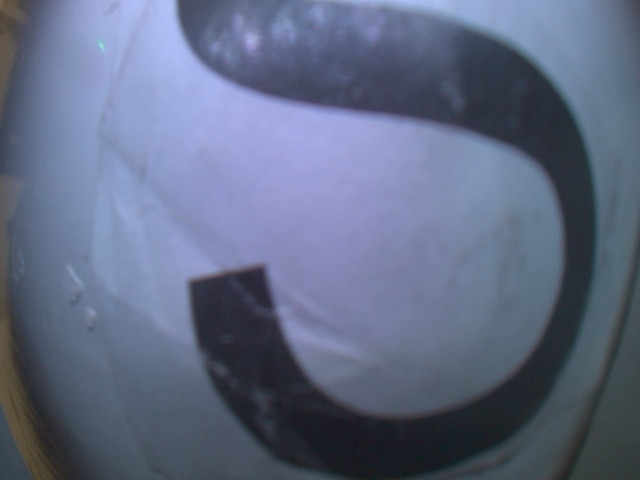
#> input picture maze/com/S/foto_026.jpg, 640 x 480 px, found by its file name; its folder holds only this picture in this run
$ python contoursConverter.py
#> lines starting #> are read from the running program, lines starting #| are printed output that depends on the picture; after the words box and inside, x2 and y2 are one past the last pixel; in counts of white or black regions, pixels touching at a corner belong together
import os
from PIL import Image
import cv2
import numpy as np
input_path="C:\\Users\\ferna\\Documents\\robocup-rescuemaze-2025-4\\FotosMaze\\S"
# input_path="C:\\Users\\ferna\\Downloads\\none1"
outputh_path="C:\\Users\\ferna\\Documents\\robocup-rescuemaze-2025-4\\tmrDataset\\S2"
os.makedirs(outputh_path,exist_ok=True)#crear carpeta si no ha sido creada

for archivo in os.listdir(input_path):#recorrer archivos
    print(archivo)
    if archivo.endswith(".jpg") or archivo.endswith(".png"):#si es imagen
        if archivo.startswith("._"):
            archivo=archivo[2:]
            print(os.path.join(input_path,archivo))
        img=cv2.imread(os.path.join(input_path,archivo))#abrir imagen usando PIL
#> img is the input picture: shape (480, 640, 3); mean B, G, R 132.3, 106.4, 96.8
        if img is None:
            print("error al cargar la imagen")
        else:
            print("cargada")
        img=cv2.resize(img,(1000,1000))
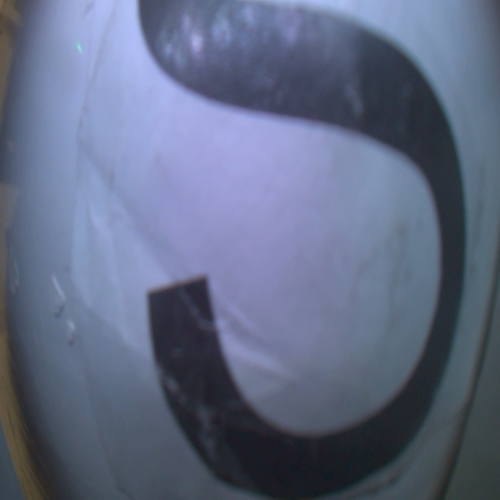
#> img: shape (1000, 1000, 3) (shown at 1/2 size); mean B, G, R 132.2, 106.4, 96.7
        # conver to gray scale
        gray = cv2.cvtColor(img, cv2.COLOR_BGR2GRAY)
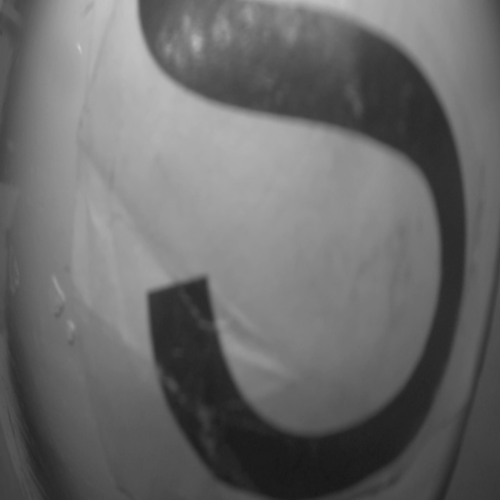
#> gray: shape (1000, 1000) (shown at 1/2 size); min 21, max 207, mean 106.4

        # create lights mask
        _, mask_lights = cv2.threshold(gray, 180, 255, cv2.THRESH_BINARY)
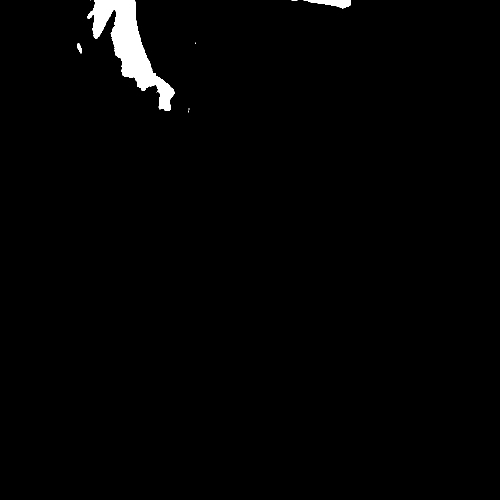
#> mask_lights: shape (1000, 1000) (shown at 1/2 size); 1.4% white; 9 white regions (6 under 20 px), largest, box (x1, y1, x2, y2) and area: (175, 0, 349, 221) 12711, (607, 0, 702, 17) 879, (154, 86, 164, 107) 120
        kernel = np.ones((15, 15), np.uint8)
        mask_lights = cv2.dilate(mask_lights, kernel, iterations=1)
#> mask_lights: shape (1000, 1000); 2.2% white; 5 white regions, box (x1, y1, x2, y2) and area: (168, 0, 356, 228) 19030, (576, 0, 709, 24) 2096, (147, 79, 171, 114) 750, (370, 210, 386, 232) 346, (383, 78, 399, 94) 255
        mask_no_lights = cv2.bitwise_not(mask_lights)
        # Find edges
        edges = cv2.Canny(gray, threshold1=20, threshold2=50)
#> edges: shape (1000, 1000); 0.4% white in thin lines or dots
        # edges = cv2.bitwise_and(edges, edges, mask=mask_no_lights)
        # Expand edges
        kernel=np.ones((10,10),np.uint8)
        edges=cv2.dilate(edges,kernel,iterations=1)
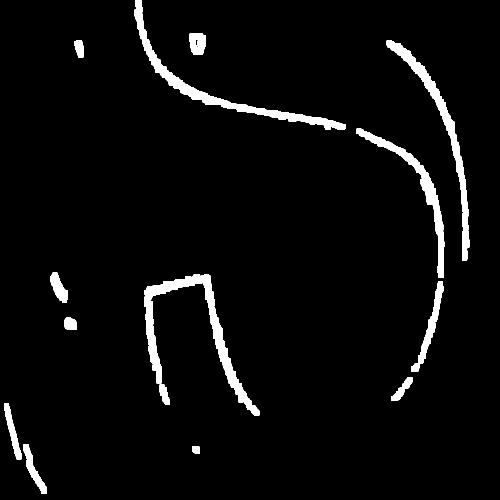
#> edges: shape (1000, 1000) (shown at 1/2 size); 4.1% white; 14 white regions
        # Find Contours
        contours, _=cv2.findContours(edges,cv2.RETR_EXTERNAL, cv2.CHAIN_APPROX_SIMPLE)
#> contours = 14 contours; largest, box (x1, y1, x2, y2) and area: (288, 548, 519, 831) 9254, (269, 0, 692, 260) 7668, (773, 81, 940, 522) 6658, (713, 257, 889, 556) 5221, (823, 563, 887, 744) 2222
        contours = [c for c in contours if cv2.contourArea(c) > 4700]#delete small contours
#> contours = 4 contours; box (x1, y1, x2, y2) and area: (288, 548, 519, 831) 9254, (269, 0, 692, 260) 7668, (773, 81, 940, 522) 6658, (713, 257, 889, 556) 5221
        edges_rgb=cv2.cvtColor(edges,cv2.COLOR_GRAY2RGB)
#> edges_rgb: shape (1000, 1000, 3); 4.1% white; 14 white regions, largest, box (x1, y1, x2, y2) and area: (288, 548, 519, 831) 9904, (269, 0, 692, 260) 8262, (773, 81, 940, 522) 7170
        image_contours=cv2.drawContours(edges_rgb, contours, -1, (0, 255, 255), 2)
        image_contours=cv2.bitwise_not(image_contours)
        edges=cv2.bitwise_not(edges)
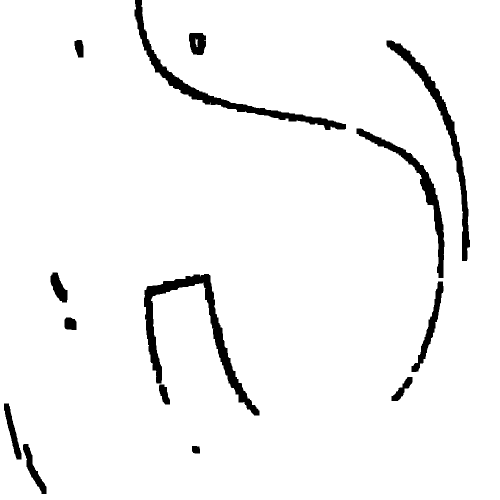
#> edges: shape (1000, 1000) (shown at 1/2 size); 95.9% white; 14 black regions, largest, box (x1, y1, x2, y2) and area: (288, 548, 519, 831) 9904, (269, 0, 692, 260) 8262, (773, 81, 940, 522) 7170
        #Find center image
        height,width=image_contours.shape[:2]
#> height = 1000; width = 1000
        center=(width//2,height//2)
#> center = (500, 500)
        # Find closest contour to center image
        min_distance=float('inf')
        closest_contour=None
        cut_image=np.ones((204,204),np.uint8)*255
        for contour in contours:
            for point in contour:
                x, y = point[0]
                distance = np.sqrt((x - center[0])**2 + (y - center[1])**2)
                if distance < min_distance:
                    min_distance = distance
                    closest_contour = contour
#> this loop made 4 passes
#> after the loop, closest_contour = contour of 429 points, box (x1, y1, x2, y2) (288, 548, 519, 831), area 9254; min_distance = 94.87
        if closest_contour is not None:
            # fill contour
            # cv2.drawContours(edges,contours,-1,color=0,thickness=-1)
            #find dimensions of contour
            x,y,w,h=cv2.boundingRect(closest_contour)
#> x = 288; y = 548; w = 231; h = 283
            #cut image
            cut_image=edges[y:y+h,x:x+w]
#> cut_image: shape (283, 231); 84% white; 2 black regions, box (x1, y1, x2, y2) and area: (0, 0, 231, 283) 9904, (30, 221, 52, 261) 558
        # Add white background
        cut_image = cv2.copyMakeBorder(
            cut_image,
            20, 20, 20, 20,
            cv2.BORDER_CONSTANT,
            value=[255, 255, 255]
        )
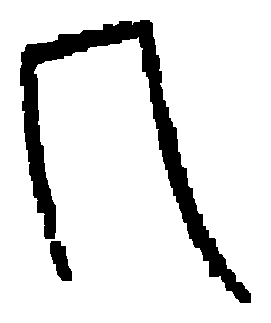
#> cut_image: shape (323, 271); 88% white; 2 black regions, box (x1, y1, x2, y2) and area: (20, 20, 251, 303) 9904, (50, 241, 72, 281) 558
        # normalize
        image_resized=cv2.resize(cut_image,(224,224))
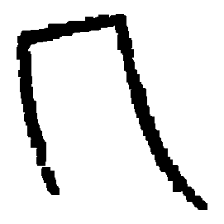
#> image_resized: shape (224, 224); min 0, max 255, mean 224.5
        image=cv2.cvtColor(image_resized,cv2.COLOR_GRAY2RGB)
        # [4 lines of commented-out code are left out]

        cv2.imwrite(os.path.join(outputh_path,f"graycale_{archivo}"),image)#guardar
print("completado")
